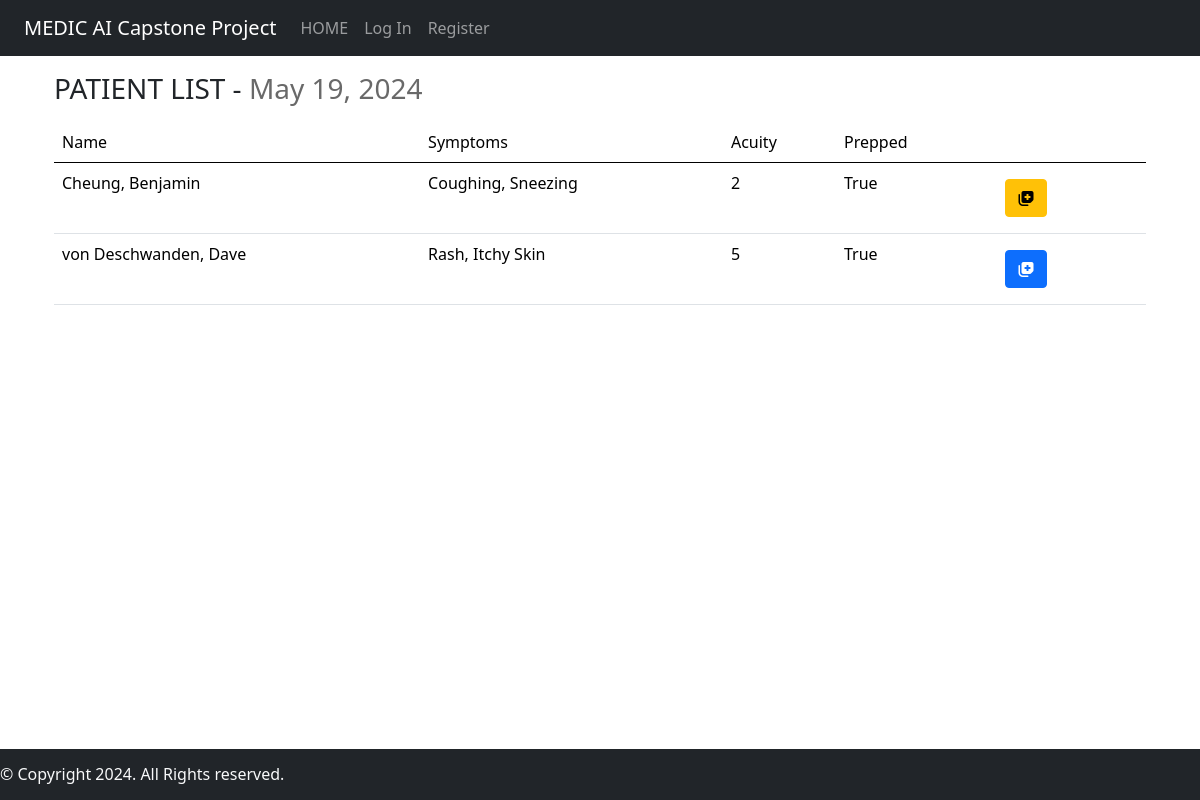
The app's page /patientlist with its own data.
### medicAI/models.py (models this page shows)
class Hospital_Visit(models.Model):
    ACUITY_CHOICES = [
        ('1', '1'),
        ('2', '2'),
        ('3', '3'),
        ('4', '4'),
        ('5', '5'),
    ]
    patient = models.ForeignKey(Patient, on_delete=models.CASCADE)
    symptom_start_date = models.DateField(default=timezone.now, blank=True)
    acuity = models.CharField(max_length=1, choices=ACUITY_CHOICES, default='5')
    temperature = models.DecimalField(
        max_digits=3,
        decimal_places=1,
        null=True,
        blank=True,
        validators=[MinValueValidator(30), MaxValueValidator(45)]
    )
    heart_rate = models.IntegerField(null=True, blank=True)
    prescription = models.CharField(max_length=200, blank=True)
    diagnosis = models.CharField(max_length=200, blank=True)
    seen_nurse = models.BooleanField(default=False)
    er_doctor = models.ForeignKey(User, on_delete=models.CASCADE, null=True)
    symptoms = models.CharField(max_length=500, null=True, blank=True )

class Patient(models.Model):
    BLOOD_TYPE = [
        ('AB+', 'AB+'),
        ('AB-', 'AB-'),
        ('A+', 'A+'),
        ('A-', 'A-'),
        ('B+', 'B+'),
        ('B-', 'B-'),
        ('O+', 'O+'),
        ('O-', 'O-'),
    ]
    SEX_CHOICES = [
        ('Male', 'Male'),
        ('Female', 'Female'),
        ('Other', 'Other'),
    ]
    first_name = models.CharField(max_length=64)
    last_name = models.CharField(max_length=64)
    dob = models.DateField()
    address = models.CharField(max_length=64, blank=True)
    phone_number = models.CharField(max_length=10, blank=True)
    height = models.IntegerField(blank=True)
    weight = models.IntegerField(blank=True)
    sex = models.CharField(max_length=6, choices=SEX_CHOICES)
    ohip = models.CharField(max_length=12)
    blood_type = models.CharField(
        max_length=3,
        choices=BLOOD_TYPE,
        default="",
        blank=True
    )

### medicAI/views.py (the view)
# urls.py: path("patientlist", views.patientlist, name="patientlist"),
def patientlist(request):
    all_hospital_visits = Hospital_Visit.objects.all().order_by('acuity')
    print(all_hospital_visits)
    context = {
        "hospital_visits": all_hospital_visits,
        "date": datetime.today().date()
    }
    return render(request, "medicAI/patientlist.html", context)

### medicAI/templates/medicAI/patientlist.html (shortened to what this page needs)
{% extends "medicAI/layout.html" %}
{% load l10n %}
{% block body %}
    <div class="container">
        <h3 style="margin: 1rem 0;">PATIENT LIST - <span style="color: dimgray;">{{ date|localize }}</span></h3>
        {% if hospital_visits %}
        <table class="table table-hover">
            <thead>
                <tr>
                    <td class="col">Name</td>
                    <td class="col disable-col">Symptoms</td>
                    <td class="col">Acuity</td>
                    <td class="col">Prepped</td>
                    <td class="col"></td>
                </tr>
            </thead>
            {% for visit in hospital_visits %}
            <tr>
                <td>{{ visit.patient.last_name }}, {{ visit.patient.first_name }}</td>
                <td class="disable-col">
                    {% if visit.symptoms %}
                        {{ visit.symptoms }}
                    {% endif %}
                </td>
                <td>{{visit.acuity}}</td>
                <td>{{visit.seen_nurse}}</td>
                <td class=" text-left">
                    {% if visit.acuity == "1" %}
                    <a class="nav-link link-light" href="{% url 'patientinfo' patient_id=visit.patient.id %}">
                        <button type="button" class="btn btn-danger">
                            <i class="fa-solid fa-notes-medical"></i>
                        </button>
                    </a>
                    {% elif visit.acuity > "1" and "4" > visit.acuity %}
                    <a class="nav-link link-light" href="{% url 'patientinfo' patient_id=visit.patient.id %}">
                        <button type="button" class="btn btn-warning">
                            <i class="fa-solid fa-notes-medical"></i>
                        </button>
                    </a>
                    {% else %}
                    <a class="nav-link link-light" href="{% url 'patientinfo' patient_id=visit.patient.id %}">
                        <button type="button" class="btn btn-primary">
                            <i class="fa-solid fa-notes-medical"></i>
                        </button>
                    </a>
                    {% endif %}
                </td>
            </tr>
            {% endfor %}
        </table>
        {% endif %}
    </div>
{% endblock %}

### records on screen
Hospital_Visit: patient.last_name "Cheung", patient.first_name "Benjamin", symptoms "Coughing, Sneezing", acuity "2", seen_nurse "True"
Hospital_Visit: patient.last_name "von Deschwanden", patient.first_name "Dave", symptoms "Rash, Itchy Skin", acuity "5", seen_nurse "True"
